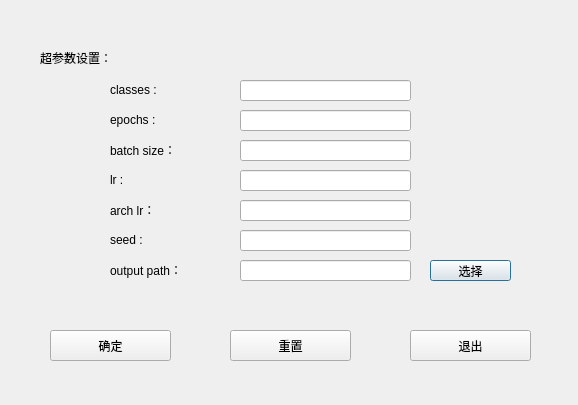
<?xml version="1.0" encoding="UTF-8"?>
<ui version="4.0">
 <class>Dialog</class>
 <widget class="QDialog" name="Dialog">
  <property name="geometry">
   <rect>
    <x>0</x>
    <y>0</y>
    <width>578</width>
    <height>405</height>
   </rect>
  </property>
  <property name="windowTitle">
   <string>超参数设置</string>
  </property>
  <widget class="QLabel" name="label">
   <property name="geometry">
    <rect>
     <x>40</x>
     <y>50</y>
     <width>131</width>
     <height>16</height>
    </rect>
   </property>
   <property name="text">
    <string>超参数设置：</string>
   </property>
  </widget>
  <widget class="QLabel" name="label_2">
   <property name="geometry">
    <rect>
     <x>110</x>
     <y>200</y>
     <width>111</width>
     <height>20</height>
    </rect>
   </property>
   <property name="text">
    <string>arch lr：</string>
   </property>
  </widget>
  <widget class="QLineEdit" name="lineEdit">
   <property name="geometry">
    <rect>
     <x>240</x>
     <y>200</y>
     <width>171</width>
     <height>21</height>
    </rect>
   </property>
  </widget>
  <widget class="QLineEdit" name="lineEdit_2">
   <property name="geometry">
    <rect>
     <x>240</x>
     <y>140</y>
     <width>171</width>
     <height>21</height>
    </rect>
   </property>
   <property name="text">
    <string/>
   </property>
  </widget>
  <widget class="QLabel" name="label_3">
   <property name="geometry">
    <rect>
     <x>110</x>
     <y>140</y>
     <width>111</width>
     <height>20</height>
    </rect>
   </property>
   <property name="text">
    <string>batch size：</string>
   </property>
  </widget>
  <widget class="QLineEdit" name="lineEdit_3">
   <property name="geometry">
    <rect>
     <x>240</x>
     <y>230</y>
     <width>171</width>
     <height>21</height>
    </rect>
   </property>
   <property name="text">
    <string/>
   </property>
  </widget>
  <widget class="QLabel" name="label_4">
   <property name="geometry">
    <rect>
     <x>110</x>
     <y>230</y>
     <width>111</width>
     <height>20</height>
    </rect>
   </property>
   <property name="text">
    <string>seed : </string>
   </property>
  </widget>
  <widget class="QLineEdit" name="lineEdit_4">
   <property name="geometry">
    <rect>
     <x>240</x>
     <y>110</y>
     <width>171</width>
     <height>21</height>
    </rect>
   </property>
   <property name="text">
    <string/>
   </property>
  </widget>
  <widget class="QLabel" name="label_5">
   <property name="geometry">
    <rect>
     <x>110</x>
     <y>110</y>
     <width>111</width>
     <height>20</height>
    </rect>
   </property>
   <property name="text">
    <string>epochs : </string>
   </property>
  </widget>
  <widget class="QLineEdit" name="lineEdit_5">
   <property name="geometry">
    <rect>
     <x>240</x>
     <y>260</y>
     <width>171</width>
     <height>21</height>
    </rect>
   </property>
   <property name="text">
    <string/>
   </property>
  </widget>
  <widget class="QLabel" name="label_6">
   <property name="geometry">
    <rect>
     <x>110</x>
     <y>260</y>
     <width>111</width>
     <height>20</height>
    </rect>
   </property>
   <property name="text">
    <string>output path：</string>
   </property>
  </widget>
  <widget class="QPushButton" name="pushButton">
   <property name="geometry">
    <rect>
     <x>430</x>
     <y>260</y>
     <width>81</width>
     <height>21</height>
    </rect>
   </property>
   <property name="text">
    <string>选择</string>
   </property>
  </widget>
  <widget class="QPushButton" name="pushButton_2">
   <property name="geometry">
    <rect>
     <x>50</x>
     <y>330</y>
     <width>121</width>
     <height>31</height>
    </rect>
   </property>
   <property name="text">
    <string>确定</string>
   </property>
  </widget>
  <widget class="QPushButton" name="pushButton_3">
   <property name="geometry">
    <rect>
     <x>230</x>
     <y>330</y>
     <width>121</width>
     <height>31</height>
    </rect>
   </property>
   <property name="text">
    <string>重置</string>
   </property>
  </widget>
  <widget class="QPushButton" name="pushButton_4">
   <property name="geometry">
    <rect>
     <x>410</x>
     <y>330</y>
     <width>121</width>
     <height>31</height>
    </rect>
   </property>
   <property name="text">
    <string>退出</string>
   </property>
  </widget>
  <widget class="QLabel" name="label_7">
   <property name="geometry">
    <rect>
     <x>110</x>
     <y>170</y>
     <width>111</width>
     <height>20</height>
    </rect>
   </property>
   <property name="text">
    <string>lr : </string>
   </property>
  </widget>
  <widget class="QLineEdit" name="lineEdit_6">
   <property name="geometry">
    <rect>
     <x>240</x>
     <y>80</y>
     <width>171</width>
     <height>21</height>
    </rect>
   </property>
  </widget>
  <widget class="QLineEdit" name="lineEdit_7">
   <property name="geometry">
    <rect>
     <x>240</x>
     <y>170</y>
     <width>171</width>
     <height>21</height>
    </rect>
   </property>
   <property name="text">
    <string/>
   </property>
  </widget>
  <widget class="QLabel" name="label_8">
   <property name="geometry">
    <rect>
     <x>110</x>
     <y>80</y>
     <width>111</width>
     <height>20</height>
    </rect>
   </property>
   <property name="text">
    <string>classes : </string>
   </property>
  </widget>
 </widget>
 <layoutdefault spacing="6" margin="11"/>
 <resources/>
 <connections/>
</ui>
